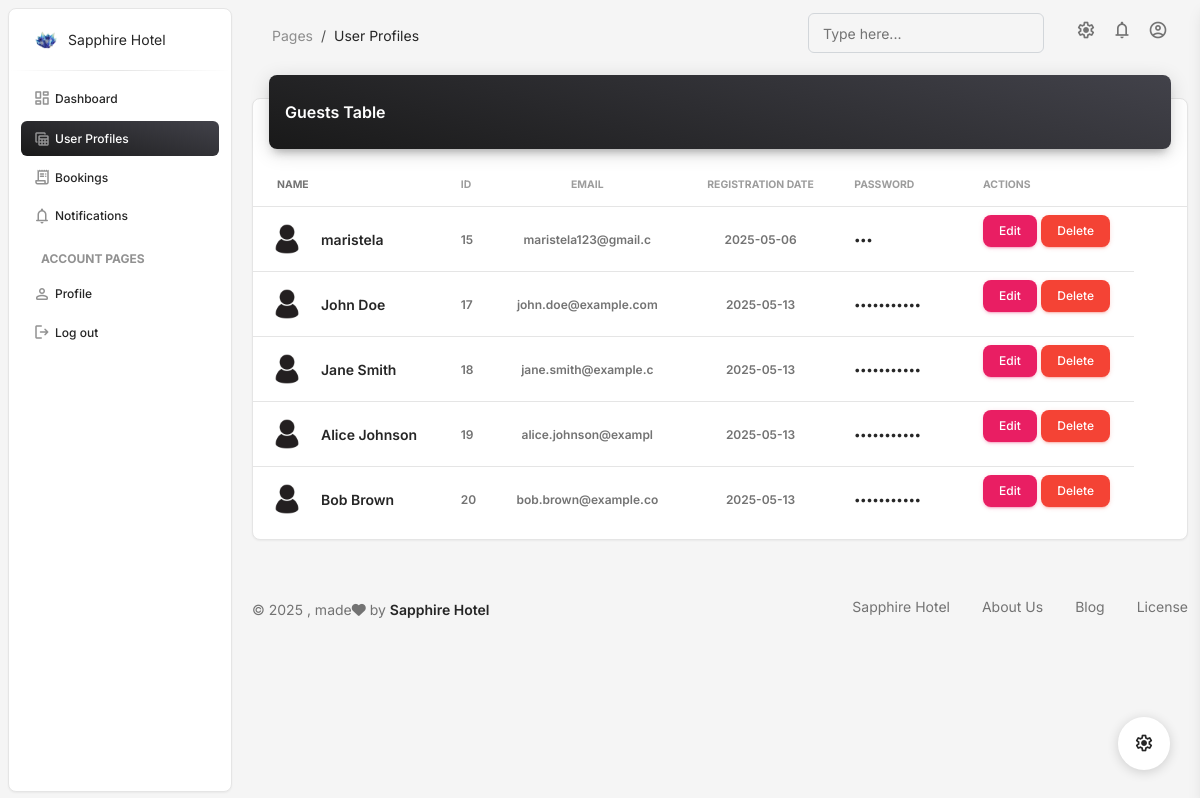
Page /frontend/material-dashboard-master/pages/tables.php (signed in) on the committed database.
### tables this page shows
CREATE TABLE `user` (
  `user_id` int(11) NOT NULL,
  `name` varchar(20) DEFAULT NULL,
  `email` varchar(20) DEFAULT NULL,
  `phone` varchar(11) DEFAULT NULL,
  `createdAt` date DEFAULT NULL,
  `password` varchar(55) NOT NULL
);

### frontend/material-dashboard-master/pages/tables.php (the view, shortened to what this page needs)
<?php
$host = "localhost";
$user = "root";
$password = "";
$dbname = "sapphire_hotel";
$conn = new mysqli($host, $user, $password, $dbname);
$sql = "SELECT * FROM user";
$result = $conn->query($sql);
?>
<!DOCTYPE html>
<html lang="en">
  <head>
    <link href="https://cdn.jsdelivr.net/npm/bootstrap@5.3.0/dist/css/bootstrap.min.css" rel="stylesheet">
    <link href="../assets/css/nucleo-icons.css" rel="stylesheet" />
    <link href="../assets/css/nucleo-svg.css" rel="stylesheet" />
    <link
      id="pagestyle"
      href="../assets/css/material-dashboard.css?v=3.2.0"
      rel="stylesheet"
    />
  </head>
  <body class="g-sidenav-show bg-gray-100">
    <aside
      class="sidenav navbar navbar-vertical navbar-expand-xs border-radius-lg fixed-start ms-2 bg-white my-2"
      id="sidenav-main"
    >
      <div class="sidenav-header">
        <a
          class="navbar-brand px-4 py-3 m-0"
          target="_blank"
        >
          <img
            src="../assets/img/logos/sh icon.png"
            class="navbar-brand-img"
            width="26"
            height="26"
            alt="main_logo"
          />
          <span class="ms-1 text-sm text-dark">Sapphire Hotel</span>
        </a>
      </div>
      <hr class="horizontal dark mt-0 mb-2" />
      <div class="collapse navbar-collapse w-auto" id="sidenav-collapse-main">
        <ul class="navbar-nav">
          <li class="nav-item">
            <a class="nav-link text-dark" href="../pages/dashboard.php">
              <i class="material-symbols-rounded opacity-5">dashboard</i>
              <span class="nav-link-text ms-1">Dashboard</span>
            </a>
          </li>
          <li class="nav-item">
            <a
              class="nav-link active bg-gradient-dark text-white"
              href="../pages/tables.php"
            >
              <i class="material-symbols-rounded opacity-5">table_view</i>
              <span class="nav-link-text ms-1">User Profiles</span>
            </a>
          </li>
          <li class="nav-item">
            <a class="nav-link text-dark" href="../pages/bookings.php">
              <i class="material-symbols-rounded opacity-5">receipt_long</i>
              <span class="nav-link-text ms-1">Bookings</span>
            </a>
          </li>
          <li class="nav-item">
            <a class="nav-link text-dark" href="../pages/notifications.php">
              <i class="material-symbols-rounded opacity-5">notifications</i>
              <span class="nav-link-text ms-1">Notifications</span>
            </a>
          </li>
          <li class="nav-item mt-3">
            <h6
              class="ps-4 ms-2 text-uppercase text-xs text-dark font-weight-bolder opacity-5"
            >
              Account pages
            </h6>
          </li>
          <li class="nav-item">
            <a class="nav-link text-dark" href="../pages/profile.php">
              <i class="material-symbols-rounded opacity-5">person</i>
              <span class="nav-link-text ms-1">Profile</span>
            </a>
          </li>
          <li class="nav-item">
          <a class="nav-link text-dark" href="logout.php">
            <i class="material-symbols-rounded opacity-5">logout</i>
            <span class="nav-link-text ms-1">Log out</span>
          </a>
          </li>
        </ul>
      </div>
    </aside>
    <main
      class="main-content position-relative max-height-vh-100 h-100 border-radius-lg"
    >
      <nav
        class="navbar navbar-main navbar-expand-lg px-0 mx-3 shadow-none border-radius-xl"
        id="navbarBlur"
        data-scroll="true"
      >
        <div class="container-fluid py-1 px-3">
          <nav aria-label="breadcrumb">
            <ol
              class="breadcrumb bg-transparent mb-0 pb-0 pt-1 px-0 me-sm-6 me-5"
            >
              <li class="breadcrumb-item text-sm">
                <a class="opacity-5 text-dark" href="javascript:;">Pages</a>
              </li>
              <li
                class="breadcrumb-item text-sm text-dark active"
                aria-current="page"
              >
                User Profiles
              </li>
            </ol>
          </nav>
          <div
            class="collapse navbar-collapse mt-sm-0 mt-2 me-md-0 me-sm-4"
            id="navbar"
          >
            <div class="ms-md-auto pe-md-3 d-flex align-items-center">
              <div class="input-group input-group-outline">
                <label class="form-label">Type here...</label>
                <input type="text" class="form-control" />
              </div>
            </div>
            <ul
              class="navbar-nav d-flex align-items-center justify-content-end"
            >
              <li class="nav-item px-3 d-flex align-items-center">
                <a href="javascript:;" class="nav-link text-body p-0">
                  <i class="material-symbols-rounded fixed-plugin-button-nav"
                    >settings</i
                  >
                </a>
              </li>
              <li class="nav-item dropdown pe-3 d-flex align-items-center">
                <a
                  href="javascript:;"
                  class="nav-link text-body p-0"
                  id="dropdownMenuButton"
                  data-bs-toggle="dropdown"
                  aria-expanded="false"
                >
                  <i class="material-symbols-rounded">notifications</i>
                </a>
              </li>
              <li class="nav-item d-flex align-items-center">
                <a
                  href="../pages/profile.php"
                  class="nav-link text-body font-weight-bold px-0"
                >
                  <i class="material-symbols-rounded">account_circle</i>
                </a>
              </li>
            </ul>
          </div>
        </div>
      </nav>
    <div class="container-fluid py-2">
    <div class="row">
        <div class="col-12">
            <div class="card my-4">
                <div class="card-header p-0 position-relative mt-n4 mx-3 z-index-2">
                    <div class="bg-gradient-dark shadow-dark border-radius-lg pt-4 pb-3">
                        <h6 class="text-white text-capitalize ps-3">Guests Table</h6>
                    </div>
                </div>
                <div class="card-body px-0 pb-2">
                    <div class="table-responsive p-0">
                        <table class="table align-items-center mb-0">
                            <thead>
                                <tr>
                                    <th class="text-uppercase text-secondary text-xxs font-weight-bolder opacity-20">Name</th>
                                    <th class="text-uppercase text-secondary text-xxs font-weight-bolder opacity-7 ps-2">ID</th>
                                    <th class="text-center text-uppercase text-secondary text-xxs font-weight-bolder opacity-7">Email</th>
                                    <th class="text-center text-uppercase text-secondary text-xxs font-weight-bolder opacity-7">Registration Date</th>
                                    <th class="text-uppercase text-secondary text-xxs font-weight-bolder opacity-7 ps-2">Password</th>
                                    <th class="text-uppercase text-secondary text-xxs font-weight-bolder opacity-7 ps-2">Actions</th>
                                    <th class="text-secondary opacity-7"></th>
                                </tr>
                            </thead>
                            <tbody>
                                <?php if ($result->num_rows > 0): ?>
                                    <?php while ($row = $result->fetch_assoc()): ?>
                                        <tr>
                                            <td>
                                                <div class="d-flex px-2 py-1">
                                                    <div>
                                                        <img src="../assets/img/profile.jpg" class="avatar avatar-sm me-3 border-radius-lg" alt="user1" />
                                                    </div>
                                                    <div class="d-flex flex-column justify-content-center">
                                                        <h6 class="mb-0 text-sm"><?= htmlspecialchars($row['name']) ?></h6>
                                                    </div>
                                                </div>
                                            </td>
                                            <td>
                                                <p class="text-xs font-weight-bold mb-0"><?= $row['user_id'] ?></p>
                                            </td>
                                            <td class="text-center">
                                                <p class="text-xs font-weight-bold mb-0"><?= htmlspecialchars($row['email']) ?></p>
                                            </td>
                                            <td class="text-center">
                                                <p class="text-xs font-weight-bold mb-0"><?= $row['createdAt'] ?></p>
                                            </td>
                                            <td>
                                                <input type="password" class="form-control-plaintext text-xs font-weight-bold mb-0"
                                                       value="<?= htmlspecialchars($row['password']) ?>" readonly
                                                       style="border: none; background: transparent; padding: 0; width: 100px;" />
                                            </td>
                                            <td class="align-middle">
                                                <a href="#" class="btn btn-sm btn-primary"
                                                   data-bs-toggle="modal"
                                                   data-bs-target="#editGuestModal"
                                                   onclick='fillEditForm(<?= json_encode($row) ?>)'>
                                                   Edit
                                                </a>
                                                <a href="delete.php?id=<?= $row['user_id'] ?>" class="btn btn-sm btn-danger">Delete</a>
                                            </td>
                                        </tr>
                                    <?php endwhile; ?>
                                <?php else: ?>
                                    <tr>
                                        <td colspan="6" class="text-center text-secondary">No guests found.</td>
                                    </tr>
                                <?php endif; ?>
                            </tbody>
                        </table>
                    </div>
                </div>
            </div>
        </div>
    </div>
</div>
        <footer class="footer py-4">
          <div class="container-fluid">
            <div class="row align-items-center justify-content-lg-between">
              <div class="col-lg-6 mb-lg-0 mb-4">
                <div
                  class="copyright text-center text-sm text-muted text-lg-start"
                >
                  ©
                  , made<i class="fa fa-heart"></i> by
                  <a
                    class="font-weight-bold"
                    target="_blank"
                    >Sapphire Hotel</a
                  >
                </div>
              </div>
              <div class="col-lg-6">
                <ul
                  class="nav nav-footer justify-content-center justify-content-lg-end"
                >
                  <li class="nav-item">
                    <a
                      class="nav-link text-muted"
                      target="_blank"
                      >Sapphire Hotel</a
                    >
                  </li>
                  <li class="nav-item">
                    <a
                      class="nav-link text-muted"
                      target="_blank"
                      >About Us</a
                    >
                  </li>
                  <li class="nav-item">
                    <a
                      class="nav-link text-muted"
                      target="_blank"
                      >Blog</a
                    >
                  </li>
                  <li class="nav-item">
                    <a
                      class="nav-link pe-0 text-muted"
                      target="_blank"
                      >License</a
                    >
                  </li>
                </ul>
              </div>
            </div>
          </div>
        </footer>
    </main>
    <div class="fixed-plugin">
      <a class="fixed-plugin-button text-dark position-fixed px-3 py-2">
        <i class="material-symbols-rounded py-2">settings</i>
      </a>
    </div>
  </body>
</html>

### rows in the picture
user: name "maristela", user_id "15", email "maristela123@gmail.c", createdAt "2025-05-06"
user: name "John Doe", user_id "17", email "john.doe@example.com", createdAt "2025-05-13"
user: name "Jane Smith", user_id "18", email "jane.smith@example.c", createdAt "2025-05-13"
user: name "Alice Johnson", user_id "19", email "alice.johnson@exampl", createdAt "2025-05-13"
user: name "Bob Brown", user_id "20", email "bob.brown@example.co", createdAt "2025-05-13"
